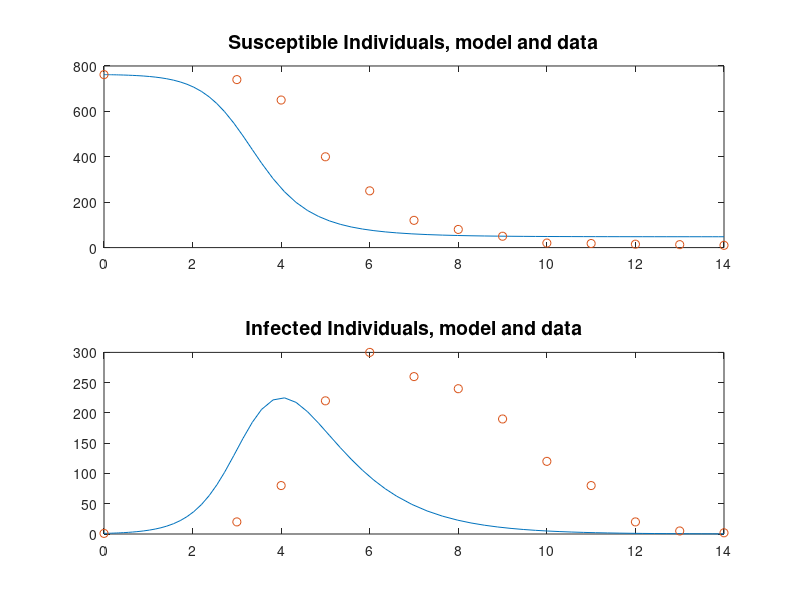

MATLAB code for this plot:
% Problem 5a
days=[0 3 4 5 6 7 8 9 10 11 12 13 14];
S=[762 740 650 400 250 120 80 50 20 18 15 13 10];
I=[1 20 80 220 300 260 240 190 120 80 20 5 2];

Y2 = (I(4:13)-I(2:11))./(2*I(3:12));
X2 = S(3:12);
c2 = polyfit(X2,Y2,1);
a = c2(1)
b = -c2(2)
lvrhs = @(t,y) [-a*y(1)*y(2);a*y(1)*y(2)-b*y(2)];
[t,y]=ode45(lvrhs,[0,14],[762; 1]);
subplot(2,1,1)
plot(t,y(:,1),days,S,'o')
title('Susceptible Individuals, model and data','FontSize',14)
subplot(2,1,2)
plot(t,y(:,2),days,I,'o')
title('Infected Individuals, model and data','FontSize',14)